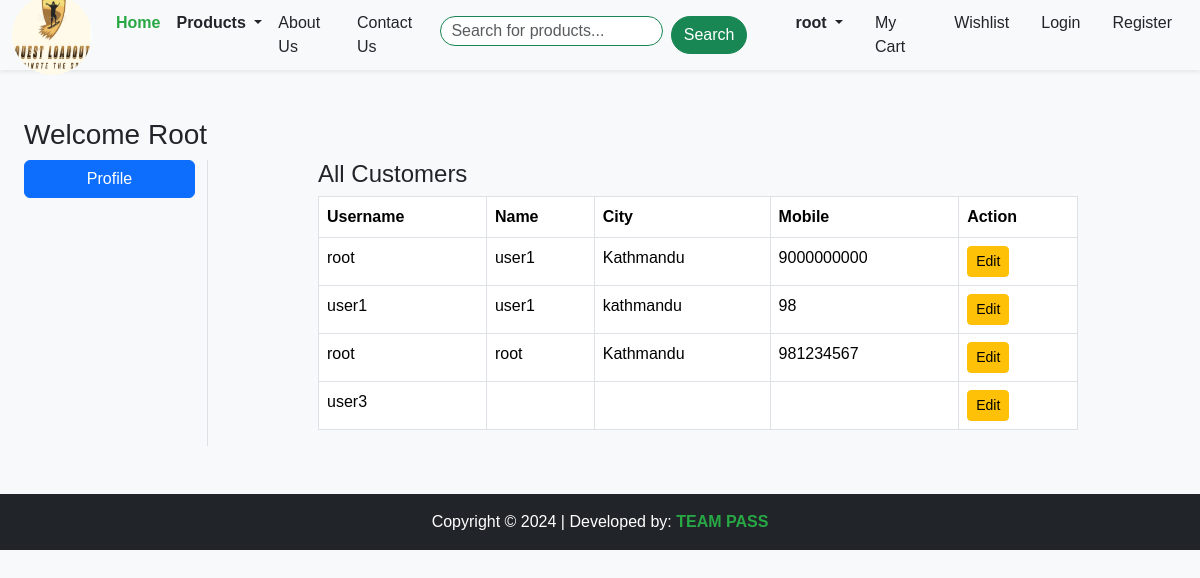
/profile/ (signed in), run on the app's committed database.
### questloadout/models.py (models this page shows, shortened)
class Customer(models.Model):
    user = models.ForeignKey(User, on_delete=models.CASCADE)
    name = models.CharField(max_length=200)
    locality = models.TextField()
    city = models.CharField(max_length=100)
    mobile = models.CharField(max_length=15)  # Corrected to CharField to store phone numbers as text

### questloadout/views.py (the view, shortened to what this page needs)
# urls.py: path('profile/', views.ProfileView.as_view(), name='profile'),
class ProfileView(View):
    def get(self, request):
        user_form = None
        form = None
        customer_data = None
        all_customers = None  # Store all customers for the superuser
        if request.user.is_superuser:
            all_customers = Customer.objects.all()
            user_id = request.GET.get('user_id')
            if user_id:
                customer = get_object_or_404(Customer, user_id=user_id)
                form = CustomerProfileForm(instance=customer)
                customer_data = customer
            else:
                form = CustomerProfileForm()
                user_form = UserCreationForm()
        else:
            customer, created = Customer.objects.get_or_create(user=request.user)
            form = CustomerProfileForm(instance=customer)
            customer_data = customer
        return render(request, "quest/profile.html", {
            'form': form,
            'user_form': user_form,
            'customer_data': customer_data,
            'is_superuser': request.user.is_superuser,
            'all_customers': all_customers  # List of all customers for superuser management
        })

### questloadout/forms.py
class CustomerProfileForm(forms.ModelForm):
    class Meta:
        model = Customer
        fields = ['name', 'locality', 'city', 'mobile']
        widgets = {
            'name': forms.TextInput(attrs={'class': 'form-control', 'placeholder': 'Enter name'}),
            'locality': forms.Textarea(attrs={'class': 'form-control', 'placeholder': 'Enter locality'}),
            'city': forms.TextInput(attrs={'class': 'form-control', 'placeholder': 'Enter city'}),
            'mobile': forms.NumberInput(attrs={'class': 'form-control', 'placeholder': 'Enter mobile number'}),
        }

### questloadout/templates/quest/profile.html (shortened to what this page needs)
{% extends "quest/main.html" %}
{% load static %}
{% block main-content %}
<div class="container my-5">
    <h3>Welcome <span class="text-capitalize">{{ request.user.username }}</span></h3>
    <div class="row">
        <div class="col-sm-2 border-end">
            <ul class="list-unstyled">
                <li class="d-grid"><a href="{% url 'profile' %}" class="btn btn-primary">Profile</a></li>
            </ul>
        </div>
        <div class="col-sm-8 offset-sm-1">
            {% if is_superuser %}
                <h4>All Customers</h4>
                <table class="table table-bordered">
                    <thead>
                        <tr>
                            <th>Username</th>
                            <th>Name</th>
                            <th>City</th>
                            <th>Mobile</th>
                            <th>Action</th>
                        </tr>
                    </thead>
                    <tbody>
                        {% for customer in all_customers %}
                            <tr>
                                <td>{{ customer.user.username }}</td>
                                <td>{{ customer.name }}</td>
                                <td>{{ customer.city }}</td>
                                <td>{{ customer.mobile }}</td>
                                <td>
                                    <a href="{% url 'profile' %}?customer_id={{ customer.user.id }}&edit=true" class="btn btn-sm btn-warning">Edit</a>
                                </td>
                            </tr>
                        {% endfor %}
                    </tbody>
                </table>
            {% endif %}
        </div>
    </div>
</div>
{% endblock main-content %}

### questloadout/templates/quest/main.html (shortened to what this page needs)
<!DOCTYPE html>
{% load static %}
<html lang="en">
<head>
    <link rel="stylesheet" href="https://cdnjs.cloudflare.com/ajax/libs/font-awesome/6.0.0-beta3/css/all.min.css">
    <link href="https://cdn.jsdelivr.net/npm/bootstrap@5.3.3/dist/css/bootstrap.min.css" rel="stylesheet">
    <link rel="stylesheet" href="{% static 'quest/css/owl.carousel.min.css' %}">
    <link rel="stylesheet" href="{% static 'quest/css/style.css' %}">
    <link rel="stylesheet" href="{% static 'quest/css/all.min.css' %}">
</head>
<body>
<nav class="navbar navbar-expand-lg navbar-light bg-light shadow-sm py-3">
    <div class="container-fluid">
        <a class="navbar-brand fw-bold text-success" href="/">
            <img src="{% static 'quest/images/logo.png' %}" alt="Logo" width="80" height="80" class="rounded-circle">
        </a>
        <div class="collapse navbar-collapse" id="navbarNav">
            <ul class="navbar-nav me-auto mb-2 mb-lg-0">
                <li class="nav-item">
                    <a class="nav-link {% if request.path == '/' %} active {% endif %} fw-semibold text-success hover-shadow" href="/">Home</a>
                </li>
                <li class="nav-item dropdown">
                    <a class="nav-link dropdown-toggle text-dark fw-semibold hover-shadow" href="#" id="productsDropdown" role="button" data-bs-toggle="dropdown" aria-expanded="false">
                        Products
                    </a>
                </li>
                <li class="nav-item">
                    <a class="nav-link {% if request.path == '/about/' %} active {% endif %} text-dark hover-shadow" href="{% url 'about' %}">About Us</a>
                </li>
                <li class="nav-item">
                    <a class="nav-link {% if request.path == '/contact/' %} active {% endif %} text-dark hover-shadow" href="{% url 'contact' %}">Contact Us</a>
                </li>
            </ul>
        </div>
        <div class="d-flex align-items-center">
            <form class="d-flex me-3" role="search">
                <input class="form-control me-2 border-success rounded-pill" type="search" placeholder="Search for products..." aria-label="Search">
                <button class="btn btn-success text-white rounded-pill" type="submit">Search</button>
            </form>
            <ul class="navbar-nav ms-3 mb-2 mb-lg-0">
                <li class="nav-item dropdown mx-2">
                    <a class="nav-link dropdown-toggle text-dark fw-semibold hover-shadow" href="#" id="profileDropdown" role="button" data-bs-toggle="dropdown" aria-expanded="false">
                        {{ user.username }}
                    </a>
                </li>
                <li class="nav-item mx-2">
                    <a class="nav-link text-dark hover-shadow" href="#">My Cart</a>
                </li>
                <li class="nav-item mx-2">
                    <a class="nav-link text-dark hover-shadow" href="#">Wishlist</a>
                </li>
                <li class="nav-item mx-2">
                    <a class="nav-link text-dark hover-shadow" href="{%url 'login' %}">Login</a>
                </li>
                <li class="nav-item mx-2">
                    <a class="nav-link text-dark hover-shadow" href="{%url 'register' %}">Register</a>
                </li>
            </ul>
        </div>
    </div>
</nav>
    <main class="container mt-4">
        {% block main-content %}{% endblock main-content %}
    </main>
    <footer class="bg-dark text-white text-center py-3 mt-4">
        <p class="mb-0">Copyright &copy; 2024 | Developed by: <strong class="text-success">TEAM PASS</strong></p>
    </footer>
</body>
</html>

### questloadout/static/quest/css/style.css (style rules this page uses)
body { font-family: 'Arial', sans-serif; background-color: #f8f9fa; margin: 0; padding: 0; }
.text-success { color: #28a745 !important; }
.fw-bold { font-weight: 700; }
.container { max-width: 1200px; margin: 0 auto; }
.fw-semibold { font-weight: 600; }
.navbar { padding-top: 1px; padding-bottom: 1px; font-size: 1.0rem; height: 70px; background-color: rgba(40, 167, 69, 0.8); }
.navbar-nav .nav-link { padding: 8px 15px; font-size: 1.0rem; color: #6c757d; transition: all 0.3s ease; }
.form-control { height: 30px; padding: 5px 10px; font-size: 1.0rem; }

### data on the page
Customer: user.username "root", name "user1", city "Kathmandu", mobile "9000000000"
Customer: user.username "user1", name "user1", city "kathmandu", mobile "98"
Customer: user.username "root", name "root", city "Kathmandu", mobile "981234567"
Customer: user.username "user3"

### other printed values
{{ user.username }} "root"
{{ request.user.username }} "Root"
